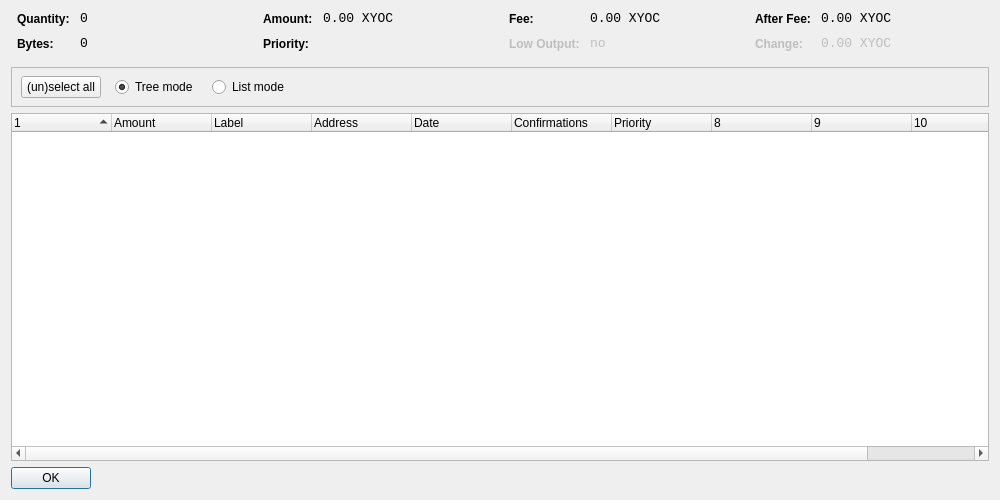
<?xml version="1.0" encoding="UTF-8"?>
<ui version="4.0">
 <class>CoinControlDialog</class>
 <widget class="QDialog" name="CoinControlDialog">
  <property name="geometry">
   <rect>
    <x>0</x>
    <y>0</y>
    <width>1000</width>
    <height>500</height>
   </rect>
  </property>
  <property name="windowTitle">
   <string>Coin Control</string>
  </property>
  <layout class="QVBoxLayout" name="verticalLayout">
   <item>
    <layout class="QHBoxLayout" name="horizontalLayoutTop" stretch="0,0,0,0">
     <property name="topMargin">
      <number>0</number>
     </property>
     <property name="bottomMargin">
      <number>10</number>
     </property>
     <item>
      <layout class="QFormLayout" name="formLayoutCoinControl1">
       <property name="horizontalSpacing">
        <number>10</number>
       </property>
       <property name="verticalSpacing">
        <number>10</number>
       </property>
       <property name="leftMargin">
        <number>6</number>
       </property>
       <property name="rightMargin">
        <number>6</number>
       </property>
       <item row="0" column="0">
        <widget class="QLabel" name="labelCoinControlQuantityText">
         <property name="styleSheet">
          <string notr="true">font-weight:bold;</string>
         </property>
         <property name="text">
          <string>Quantity:</string>
         </property>
        </widget>
       </item>
       <item row="0" column="1">
        <widget class="QLabel" name="labelCoinControlQuantity">
         <property name="font">
          <font>
           <family>Monospace</family>
           <pointsize>10</pointsize>
          </font>
         </property>
         <property name="cursor">
          <cursorShape>IBeamCursor</cursorShape>
         </property>
         <property name="contextMenuPolicy">
          <enum>Qt::ActionsContextMenu</enum>
         </property>
         <property name="text">
          <string notr="true">0</string>
         </property>
         <property name="textInteractionFlags">
          <set>Qt::LinksAccessibleByMouse|Qt::TextSelectableByKeyboard|Qt::TextSelectableByMouse</set>
         </property>
        </widget>
       </item>
       <item row="1" column="0">
        <widget class="QLabel" name="labelCoinControlBytesText">
         <property name="styleSheet">
          <string notr="true">font-weight:bold;</string>
         </property>
         <property name="text">
          <string>Bytes:</string>
         </property>
        </widget>
       </item>
       <item row="1" column="1">
        <widget class="QLabel" name="labelCoinControlBytes">
         <property name="font">
          <font>
           <family>Monospace</family>
           <pointsize>10</pointsize>
          </font>
         </property>
         <property name="cursor">
          <cursorShape>IBeamCursor</cursorShape>
         </property>
         <property name="contextMenuPolicy">
          <enum>Qt::ActionsContextMenu</enum>
         </property>
         <property name="text">
          <string notr="true">0</string>
         </property>
         <property name="textInteractionFlags">
          <set>Qt::LinksAccessibleByMouse|Qt::TextSelectableByKeyboard|Qt::TextSelectableByMouse</set>
         </property>
        </widget>
       </item>
      </layout>
     </item>
     <item>
      <layout class="QFormLayout" name="formLayoutCoinControl2">
       <property name="horizontalSpacing">
        <number>10</number>
       </property>
       <property name="verticalSpacing">
        <number>10</number>
       </property>
       <property name="leftMargin">
        <number>6</number>
       </property>
       <property name="rightMargin">
        <number>6</number>
       </property>
       <item row="0" column="0">
        <widget class="QLabel" name="labelCoinControlAmountText">
         <property name="styleSheet">
          <string notr="true">font-weight:bold;</string>
         </property>
         <property name="text">
          <string>Amount:</string>
         </property>
        </widget>
       </item>
       <item row="0" column="1">
        <widget class="QLabel" name="labelCoinControlAmount">
         <property name="font">
          <font>
           <family>Monospace</family>
           <pointsize>10</pointsize>
          </font>
         </property>
         <property name="cursor">
          <cursorShape>IBeamCursor</cursorShape>
         </property>
         <property name="contextMenuPolicy">
          <enum>Qt::ActionsContextMenu</enum>
         </property>
         <property name="text">
          <string notr="true">0.00 XYOC</string>
         </property>
         <property name="textInteractionFlags">
          <set>Qt::LinksAccessibleByMouse|Qt::TextSelectableByKeyboard|Qt::TextSelectableByMouse</set>
         </property>
        </widget>
       </item>
       <item row="1" column="0">
        <widget class="QLabel" name="labelCoinControlPriorityText">
         <property name="styleSheet">
          <string notr="true">font-weight:bold;</string>
         </property>
         <property name="text">
          <string>Priority:</string>
         </property>
        </widget>
       </item>
       <item row="1" column="1">
        <widget class="QLabel" name="labelCoinControlPriority">
         <property name="font">
          <font>
           <family>Monospace</family>
           <pointsize>10</pointsize>
          </font>
         </property>
         <property name="cursor">
          <cursorShape>IBeamCursor</cursorShape>
         </property>
         <property name="contextMenuPolicy">
          <enum>Qt::ActionsContextMenu</enum>
         </property>
         <property name="text">
          <string/>
         </property>
         <property name="textInteractionFlags">
          <set>Qt::LinksAccessibleByMouse|Qt::TextSelectableByKeyboard|Qt::TextSelectableByMouse</set>
         </property>
        </widget>
       </item>
      </layout>
     </item>
     <item>
      <layout class="QFormLayout" name="formLayoutCoinControl3">
       <property name="horizontalSpacing">
        <number>10</number>
       </property>
       <property name="verticalSpacing">
        <number>10</number>
       </property>
       <property name="leftMargin">
        <number>6</number>
       </property>
       <property name="rightMargin">
        <number>6</number>
       </property>
       <item row="0" column="0">
        <widget class="QLabel" name="labelCoinControlFeeText">
         <property name="styleSheet">
          <string notr="true">font-weight:bold;</string>
         </property>
         <property name="text">
          <string>Fee:</string>
         </property>
        </widget>
       </item>
       <item row="0" column="1">
        <widget class="QLabel" name="labelCoinControlFee">
         <property name="font">
          <font>
           <family>Monospace</family>
           <pointsize>10</pointsize>
          </font>
         </property>
         <property name="cursor">
          <cursorShape>IBeamCursor</cursorShape>
         </property>
         <property name="contextMenuPolicy">
          <enum>Qt::ActionsContextMenu</enum>
         </property>
         <property name="text">
          <string notr="true">0.00 XYOC</string>
         </property>
         <property name="textInteractionFlags">
          <set>Qt::LinksAccessibleByMouse|Qt::TextSelectableByKeyboard|Qt::TextSelectableByMouse</set>
         </property>
        </widget>
       </item>
       <item row="1" column="0">
        <widget class="QLabel" name="labelCoinControlLowOutputText">
         <property name="enabled">
          <bool>false</bool>
         </property>
         <property name="styleSheet">
          <string notr="true">font-weight:bold;</string>
         </property>
         <property name="text">
          <string>Low Output:</string>
         </property>
        </widget>
       </item>
       <item row="1" column="1">
        <widget class="QLabel" name="labelCoinControlLowOutput">
         <property name="enabled">
          <bool>false</bool>
         </property>
         <property name="font">
          <font>
           <family>Monospace</family>
           <pointsize>10</pointsize>
          </font>
         </property>
         <property name="cursor">
          <cursorShape>IBeamCursor</cursorShape>
         </property>
         <property name="contextMenuPolicy">
          <enum>Qt::ActionsContextMenu</enum>
         </property>
         <property name="text">
          <string notr="true">no</string>
         </property>
         <property name="textInteractionFlags">
          <set>Qt::LinksAccessibleByMouse|Qt::TextSelectableByKeyboard|Qt::TextSelectableByMouse</set>
         </property>
        </widget>
       </item>
      </layout>
     </item>
     <item>
      <layout class="QFormLayout" name="formLayoutCoinControl4">
       <property name="horizontalSpacing">
        <number>10</number>
       </property>
       <property name="verticalSpacing">
        <number>10</number>
       </property>
       <property name="leftMargin">
        <number>6</number>
       </property>
       <property name="rightMargin">
        <number>6</number>
       </property>
       <item row="0" column="0">
        <widget class="QLabel" name="labelCoinControlAfterFeeText">
         <property name="styleSheet">
          <string notr="true">font-weight:bold;</string>
         </property>
         <property name="text">
          <string>After Fee:</string>
         </property>
        </widget>
       </item>
       <item row="0" column="1">
        <widget class="QLabel" name="labelCoinControlAfterFee">
         <property name="font">
          <font>
           <family>Monospace</family>
           <pointsize>10</pointsize>
          </font>
         </property>
         <property name="cursor">
          <cursorShape>IBeamCursor</cursorShape>
         </property>
         <property name="contextMenuPolicy">
          <enum>Qt::ActionsContextMenu</enum>
         </property>
         <property name="text">
          <string notr="true">0.00 XYOC</string>
         </property>
         <property name="textInteractionFlags">
          <set>Qt::LinksAccessibleByMouse|Qt::TextSelectableByKeyboard|Qt::TextSelectableByMouse</set>
         </property>
        </widget>
       </item>
       <item row="1" column="0">
        <widget class="QLabel" name="labelCoinControlChangeText">
         <property name="enabled">
          <bool>false</bool>
         </property>
         <property name="styleSheet">
          <string notr="true">font-weight:bold;</string>
         </property>
         <property name="text">
          <string>Change:</string>
         </property>
        </widget>
       </item>
       <item row="1" column="1">
        <widget class="QLabel" name="labelCoinControlChange">
         <property name="enabled">
          <bool>false</bool>
         </property>
         <property name="font">
          <font>
           <family>Monospace</family>
           <pointsize>10</pointsize>
          </font>
         </property>
         <property name="cursor">
          <cursorShape>IBeamCursor</cursorShape>
         </property>
         <property name="contextMenuPolicy">
          <enum>Qt::ActionsContextMenu</enum>
         </property>
         <property name="text">
          <string notr="true">0.00 XYOC</string>
         </property>
         <property name="textInteractionFlags">
          <set>Qt::LinksAccessibleByMouse|Qt::TextSelectableByKeyboard|Qt::TextSelectableByMouse</set>
         </property>
        </widget>
       </item>
      </layout>
     </item>
    </layout>
   </item>
   <item>
    <widget class="QFrame" name="frame">
     <property name="minimumSize">
      <size>
       <width>0</width>
       <height>40</height>
      </size>
     </property>
     <property name="frameShape">
      <enum>QFrame::StyledPanel</enum>
     </property>
     <property name="frameShadow">
      <enum>QFrame::Sunken</enum>
     </property>
     <widget class="QWidget" name="horizontalLayoutWidget">
      <property name="geometry">
       <rect>
        <x>10</x>
        <y>0</y>
        <width>781</width>
        <height>41</height>
       </rect>
      </property>
      <layout class="QHBoxLayout" name="horizontalLayoutPanel" stretch="0,0,0,0,0">
       <property name="spacing">
        <number>14</number>
       </property>
       <item>
        <widget class="QPushButton" name="pushButtonSelectAll">
         <property name="sizePolicy">
          <sizepolicy hsizetype="Maximum" vsizetype="Fixed">
           <horstretch>0</horstretch>
           <verstretch>0</verstretch>
          </sizepolicy>
         </property>
         <property name="text">
          <string>(un)select all</string>
         </property>
        </widget>
       </item>
       <item>
        <widget class="QRadioButton" name="radioTreeMode">
         <property name="sizePolicy">
          <sizepolicy hsizetype="Maximum" vsizetype="Fixed">
           <horstretch>0</horstretch>
           <verstretch>0</verstretch>
          </sizepolicy>
         </property>
         <property name="text">
          <string>Tree mode</string>
         </property>
         <property name="checked">
          <bool>true</bool>
         </property>
        </widget>
       </item>
       <item>
        <widget class="QRadioButton" name="radioListMode">
         <property name="sizePolicy">
          <sizepolicy hsizetype="Maximum" vsizetype="Fixed">
           <horstretch>0</horstretch>
           <verstretch>0</verstretch>
          </sizepolicy>
         </property>
         <property name="text">
          <string>List mode</string>
         </property>
        </widget>
       </item>
       <item>
        <spacer name="horizontalSpacer">
         <property name="orientation">
          <enum>Qt::Horizontal</enum>
         </property>
         <property name="sizeHint" stdset="0">
          <size>
           <width>40</width>
           <height>20</height>
          </size>
         </property>
        </spacer>
       </item>
      </layout>
     </widget>
    </widget>
   </item>
   <item>
    <widget class="CoinControlTreeWidget" name="treeWidget">
     <property name="contextMenuPolicy">
      <enum>Qt::CustomContextMenu</enum>
     </property>
     <property name="sortingEnabled">
      <bool>false</bool>
     </property>
     <property name="columnCount">
      <number>11</number>
     </property>
     <attribute name="headerShowSortIndicator" stdset="0">
      <bool>true</bool>
     </attribute>
     <attribute name="headerStretchLastSection">
      <bool>false</bool>
     </attribute>
     <column>
      <property name="text">
       <string/>
      </property>
     </column>
     <column>
      <property name="text">
       <string>Amount</string>
      </property>
     </column>
     <column>
      <property name="text">
       <string>Label</string>
      </property>
     </column>
     <column>
      <property name="text">
       <string>Address</string>
      </property>
     </column>
     <column>
      <property name="text">
       <string>Date</string>
      </property>
     </column>
     <column>
      <property name="text">
       <string>Confirmations</string>
      </property>
      <property name="toolTip">
       <string>Confirmed</string>
      </property>
     </column>
     <column>
      <property name="text">
       <string>Priority</string>
      </property>
     </column>
     <column>
      <property name="text">
       <string/>
      </property>
     </column>
     <column>
      <property name="text">
       <string/>
      </property>
     </column>
     <column>
      <property name="text">
       <string/>
      </property>
     </column>
     <column>
      <property name="text">
       <string/>
      </property>
     </column>
    </widget>
   </item>
   <item>
    <widget class="QDialogButtonBox" name="buttonBox">
     <property name="sizePolicy">
      <sizepolicy hsizetype="Maximum" vsizetype="Fixed">
       <horstretch>0</horstretch>
       <verstretch>0</verstretch>
      </sizepolicy>
     </property>
     <property name="orientation">
      <enum>Qt::Horizontal</enum>
     </property>
     <property name="standardButtons">
      <set>QDialogButtonBox::Ok</set>
     </property>
    </widget>
   </item>
  </layout>
 </widget>
 <customwidgets>
  <customwidget>
   <class>CoinControlTreeWidget</class>
   <extends>QTreeWidget</extends>
   <header>coincontroltreewidget.h</header>
  </customwidget>
 </customwidgets>
 <resources/>
 <connections/>
</ui>
